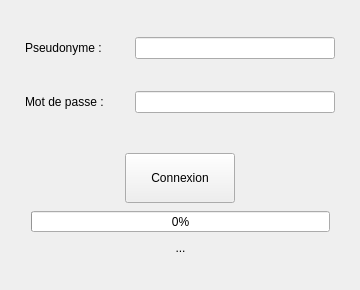
<?xml version="1.0" encoding="UTF-8"?>
<ui version="4.0">
 <class>MainWindow</class>
 <widget class="QMainWindow" name="MainWindow">
  <property name="geometry">
   <rect>
    <x>0</x>
    <y>0</y>
    <width>360</width>
    <height>290</height>
   </rect>
  </property>
  <property name="windowTitle">
   <string>Blue</string>
  </property>
  <property name="windowIcon">
   <iconset resource="resources.qrc">
    <normaloff>:/images/blue_icon.ico</normaloff>:/images/blue_icon.ico</iconset>
  </property>
  <widget class="QWidget" name="centralWidget">
   <widget class="QWidget" name="gridLayoutWidget">
    <property name="geometry">
     <rect>
      <x>-10</x>
      <y>0</y>
      <width>381</width>
      <height>151</height>
     </rect>
    </property>
    <layout class="QGridLayout" name="gridLayout">
     <item row="1" column="1">
      <widget class="QLineEdit" name="usernameTextField">
       <property name="maximumSize">
        <size>
         <width>200</width>
         <height>22</height>
        </size>
       </property>
      </widget>
     </item>
     <item row="2" column="0">
      <widget class="QLabel" name="passLabel">
       <property name="maximumSize">
        <size>
         <width>80</width>
         <height>22</height>
        </size>
       </property>
       <property name="text">
        <string>Mot de passe :</string>
       </property>
      </widget>
     </item>
     <item row="1" column="0">
      <widget class="QLabel" name="usernameLabel">
       <property name="maximumSize">
        <size>
         <width>80</width>
         <height>22</height>
        </size>
       </property>
       <property name="text">
        <string>Pseudonyme :</string>
       </property>
      </widget>
     </item>
     <item row="2" column="1">
      <widget class="QLineEdit" name="passwordTextField">
       <property name="maximumSize">
        <size>
         <width>200</width>
         <height>22</height>
        </size>
       </property>
       <property name="echoMode">
        <enum>QLineEdit::Password</enum>
       </property>
      </widget>
     </item>
    </layout>
   </widget>
   <widget class="QWidget" name="gridLayoutWidget_2">
    <property name="geometry">
     <rect>
      <x>20</x>
      <y>140</y>
      <width>321</width>
      <height>131</height>
     </rect>
    </property>
    <layout class="QGridLayout" name="gridLayout_3">
     <item row="1" column="0" alignment="Qt::AlignHCenter">
      <widget class="QPushButton" name="pushButton">
       <property name="minimumSize">
        <size>
         <width>110</width>
         <height>0</height>
        </size>
       </property>
       <property name="maximumSize">
        <size>
         <width>110</width>
         <height>50</height>
        </size>
       </property>
       <property name="text">
        <string>Connexion</string>
       </property>
       <property name="autoDefault">
        <bool>false</bool>
       </property>
       <property name="default">
        <bool>false</bool>
       </property>
       <property name="flat">
        <bool>false</bool>
       </property>
      </widget>
     </item>
     <item row="3" column="0">
      <widget class="QProgressBar" name="progressBar">
       <property name="maximumSize">
        <size>
         <width>340</width>
         <height>21</height>
        </size>
       </property>
       <property name="value">
        <number>0</number>
       </property>
       <property name="alignment">
        <set>Qt::AlignCenter</set>
       </property>
       <property name="textVisible">
        <bool>true</bool>
       </property>
      </widget>
     </item>
     <item row="4" column="0">
      <widget class="QLabel" name="informationLabel">
       <property name="maximumSize">
        <size>
         <width>16777215</width>
         <height>15</height>
        </size>
       </property>
       <property name="text">
        <string>...</string>
       </property>
       <property name="alignment">
        <set>Qt::AlignCenter</set>
       </property>
      </widget>
     </item>
    </layout>
   </widget>
  </widget>
  <widget class="QMenuBar" name="menuBar">
   <property name="geometry">
    <rect>
     <x>0</x>
     <y>0</y>
     <width>360</width>
     <height>20</height>
    </rect>
   </property>
  </widget>
  <widget class="QStatusBar" name="statusBar">
   <property name="sizeGripEnabled">
    <bool>false</bool>
   </property>
  </widget>
 </widget>
 <layoutdefault spacing="6" margin="11"/>
 <resources>
  <include location="resources.qrc"/>
 </resources>
 <connections/>
</ui>
